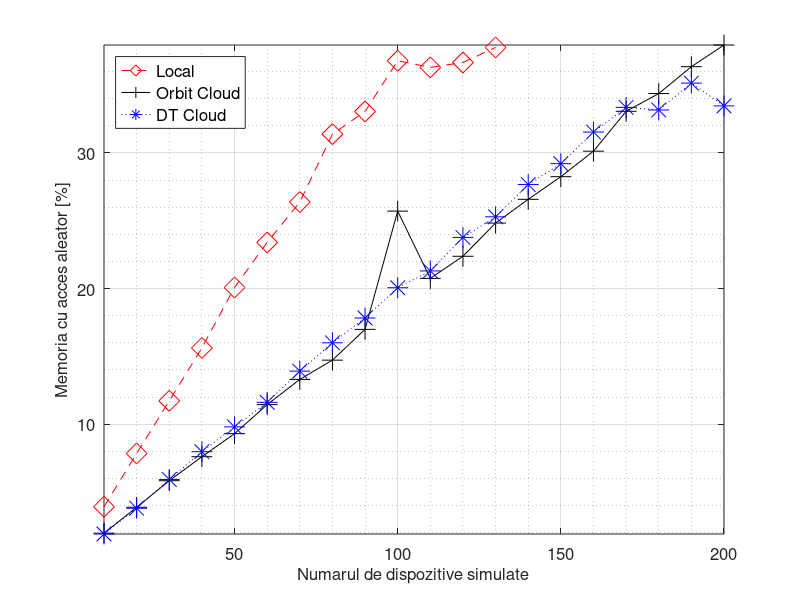
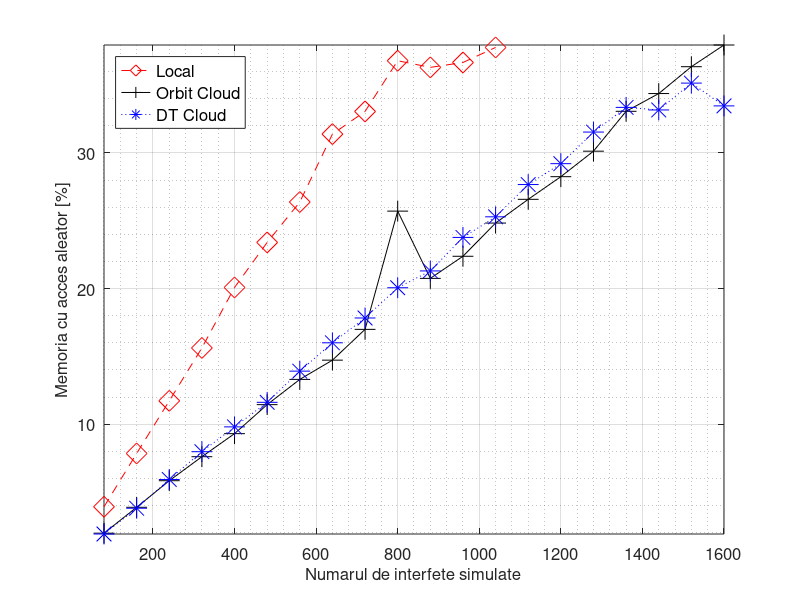
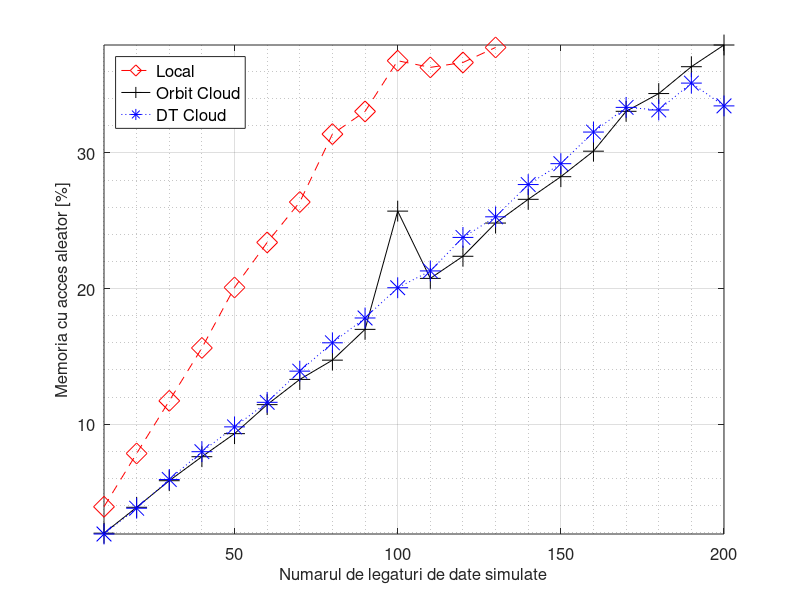

These figures' MATLAB source, in order:
nes = [10:10:200]
intfs = [80:80:1600]
links = [10:10:200]

local_percent = [0.0391,0.0784,0.1172,0.1562,0.2008,0.234,0.2638,0.3139,0.3306,0.368,0.3631,0.3667,0.3778,NaN,NaN,NaN,NaN,NaN,NaN,NaN]
orbit_percent = [0.0196,0.0387,0.0583,0.076,0.093,0.1144,0.133,0.1472,0.1699,0.2571,0.2075,0.2238,0.2483,0.2658,0.2825,0.3013,0.3307,0.3438,0.3636,0.3796]
dt_percent = [0.019,0.038,0.0592,0.0797,0.098,0.1161,0.1391,0.16,0.1783,0.2006,0.213,0.2377,0.2529,0.2767,0.2921,0.3154,0.3336,0.3317,0.3515,0.3347]

local = local_percent * 100
orbit = orbit_percent * 100
dt = dt_percent * 100

figure(1)
plot(nes,local, '--dr', 'markersize', 15, nes, orbit, '-+k', 'markersize', 15, nes, dt, ':*b', 'markersize', 15)
set(gca, "fontsize", 12)

xlabel('Numarul de dispozitive simulate', "fontsize", 12)
grid on
grid minor on
ylabel('Memoria cu acces aleator [%]', "fontsize", 12)
leg = legend('Local','Orbit Cloud','DT Cloud', "location", 'northwest')
set(leg, "fontsize", 12)
axis('tight')

#la = num2str(local(:));
#lb = cellstr(la);
#lc = strtrim(lb);

#oa = num2str(orbit(:));
#ob = cellstr(oa);
#oc = strtrim(ob);

#da = num2str(dt(:));
#db = cellstr(da);
#dc = strtrim(db);

#text(nes, local, lc)
#text(nes, orbit, oc)
#text(nes, dt, dc)

figure(2)
plot(intfs,local, '--dr', 'markersize', 15, intfs, orbit, '-+k', 'markersize', 15, intfs, dt, ':*b', 'markersize', 15)
set(gca, "fontsize", 12)

xlabel('Numarul de interfete simulate', "fontsize", 12)
grid on
grid minor on
ylabel('Memoria cu acces aleator [%]', "fontsize", 12)
leg = legend('Local','Orbit Cloud','DT Cloud', "location", 'northwest')
set(leg, "fontsize", 12)
axis('tight')

#la = num2str(local(:));
#lb = cellstr(la);
#lc = strtrim(lb);

#oa = num2str(orbit(:));
#ob = cellstr(oa);
#oc = strtrim(ob);

#da = num2str(dt(:));
#db = cellstr(da);
#dc = strtrim(db);

#text(intfs, local, lc)
#text(intfs, orbit, oc)
#text(intfs, dt, dc)

figure(3)
plot(links,local, '--dr', 'markersize', 15, links, orbit, '-+k', 'markersize', 15, links, dt, ':*b', 'markersize', 15)
set(gca, "fontsize", 12)

xlabel('Numarul de legaturi de date simulate', "fontsize", 12)
grid on
grid minor on
ylabel('Memoria cu acces aleator [%]', "fontsize", 12)
leg = legend('Local','Orbit Cloud','DT Cloud', "location", 'northwest')
set(leg, "fontsize", 12)
axis('tight')

#la = num2str(local(:));
#lb = cellstr(la);
#lc = strtrim(lb);

#oa = num2str(orbit(:));
#ob = cellstr(oa);
#oc = strtrim(ob);

#da = num2str(dt(:));
#db = cellstr(da);
#dc = strtrim(db);

#text(links, local, lc)
#text(links, orbit, oc)
#text(links, dt, dc)
